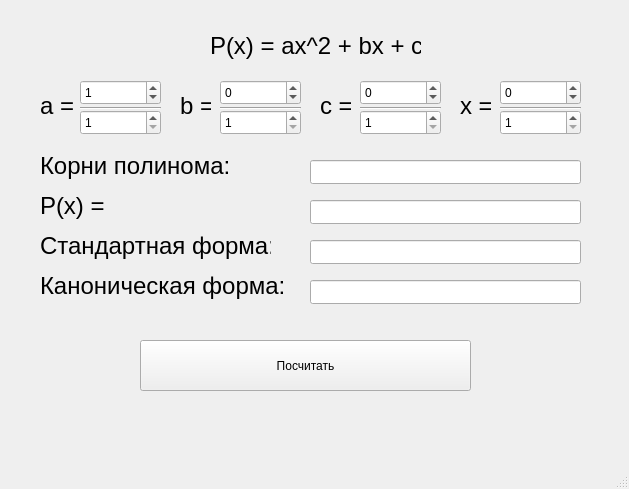
<?xml version="1.0" encoding="UTF-8"?>
<ui version="4.0">
 <class>Interface</class>
 <widget class="QMainWindow" name="Interface">
  <property name="geometry">
   <rect>
    <x>0</x>
    <y>0</y>
    <width>629</width>
    <height>489</height>
   </rect>
  </property>
  <property name="windowTitle">
   <string>Interface</string>
  </property>
  <widget class="QWidget" name="centralwidget">
   <widget class="QLabel" name="label">
    <property name="geometry">
     <rect>
      <x>210</x>
      <y>30</y>
      <width>211</width>
      <height>31</height>
     </rect>
    </property>
    <property name="font">
     <font>
      <pointsize>18</pointsize>
     </font>
    </property>
    <property name="text">
     <string>P(x) = ax^2 + bx + c</string>
    </property>
   </widget>
   <widget class="QLabel" name="label_2">
    <property name="geometry">
     <rect>
      <x>40</x>
      <y>90</y>
      <width>41</width>
      <height>31</height>
     </rect>
    </property>
    <property name="font">
     <font>
      <pointsize>18</pointsize>
     </font>
    </property>
    <property name="text">
     <string>a = </string>
    </property>
   </widget>
   <widget class="QLabel" name="label_5">
    <property name="geometry">
     <rect>
      <x>40</x>
      <y>150</y>
      <width>201</width>
      <height>31</height>
     </rect>
    </property>
    <property name="font">
     <font>
      <pointsize>18</pointsize>
     </font>
    </property>
    <property name="text">
     <string>Корни полинома:</string>
    </property>
   </widget>
   <widget class="QLabel" name="label_3">
    <property name="geometry">
     <rect>
      <x>180</x>
      <y>90</y>
      <width>31</width>
      <height>31</height>
     </rect>
    </property>
    <property name="font">
     <font>
      <pointsize>18</pointsize>
     </font>
    </property>
    <property name="text">
     <string>b = </string>
    </property>
   </widget>
   <widget class="QLabel" name="label_4">
    <property name="geometry">
     <rect>
      <x>320</x>
      <y>90</y>
      <width>31</width>
      <height>31</height>
     </rect>
    </property>
    <property name="font">
     <font>
      <pointsize>18</pointsize>
     </font>
    </property>
    <property name="text">
     <string>c = </string>
    </property>
   </widget>
   <widget class="QLabel" name="label_6">
    <property name="geometry">
     <rect>
      <x>460</x>
      <y>90</y>
      <width>31</width>
      <height>31</height>
     </rect>
    </property>
    <property name="font">
     <font>
      <pointsize>18</pointsize>
     </font>
    </property>
    <property name="text">
     <string>x = </string>
    </property>
   </widget>
   <widget class="QLabel" name="label_7">
    <property name="geometry">
     <rect>
      <x>40</x>
      <y>190</y>
      <width>201</width>
      <height>31</height>
     </rect>
    </property>
    <property name="font">
     <font>
      <pointsize>18</pointsize>
     </font>
    </property>
    <property name="text">
     <string>P(x) = </string>
    </property>
   </widget>
   <widget class="QLabel" name="label_8">
    <property name="geometry">
     <rect>
      <x>40</x>
      <y>230</y>
      <width>231</width>
      <height>31</height>
     </rect>
    </property>
    <property name="font">
     <font>
      <pointsize>18</pointsize>
     </font>
    </property>
    <property name="text">
     <string>Стандартная форма:</string>
    </property>
   </widget>
   <widget class="QLabel" name="label_9">
    <property name="geometry">
     <rect>
      <x>40</x>
      <y>270</y>
      <width>251</width>
      <height>31</height>
     </rect>
    </property>
    <property name="font">
     <font>
      <pointsize>18</pointsize>
     </font>
    </property>
    <property name="text">
     <string>Каноническая форма:</string>
    </property>
   </widget>
   <widget class="Line" name="line">
    <property name="geometry">
     <rect>
      <x>80</x>
      <y>100</y>
      <width>81</width>
      <height>16</height>
     </rect>
    </property>
    <property name="orientation">
     <enum>Qt::Horizontal</enum>
    </property>
   </widget>
   <widget class="QSpinBox" name="spinBox_a_t">
    <property name="geometry">
     <rect>
      <x>80</x>
      <y>80</y>
      <width>81</width>
      <height>25</height>
     </rect>
    </property>
    <property name="minimum">
     <number>-32768</number>
    </property>
    <property name="maximum">
     <number>32767</number>
    </property>
    <property name="value">
     <number>1</number>
    </property>
   </widget>
   <widget class="QSpinBox" name="spinBox_a_b">
    <property name="geometry">
     <rect>
      <x>80</x>
      <y>110</y>
      <width>81</width>
      <height>25</height>
     </rect>
    </property>
    <property name="minimum">
     <number>1</number>
    </property>
    <property name="maximum">
     <number>32767</number>
    </property>
    <property name="value">
     <number>1</number>
    </property>
   </widget>
   <widget class="QSpinBox" name="spinBox_b_b">
    <property name="geometry">
     <rect>
      <x>220</x>
      <y>110</y>
      <width>81</width>
      <height>25</height>
     </rect>
    </property>
    <property name="minimum">
     <number>1</number>
    </property>
    <property name="maximum">
     <number>32767</number>
    </property>
   </widget>
   <widget class="QSpinBox" name="spinBox_b_t">
    <property name="geometry">
     <rect>
      <x>220</x>
      <y>80</y>
      <width>81</width>
      <height>25</height>
     </rect>
    </property>
    <property name="minimum">
     <number>-32768</number>
    </property>
    <property name="maximum">
     <number>32767</number>
    </property>
    <property name="value">
     <number>0</number>
    </property>
   </widget>
   <widget class="Line" name="line_2">
    <property name="geometry">
     <rect>
      <x>220</x>
      <y>100</y>
      <width>81</width>
      <height>16</height>
     </rect>
    </property>
    <property name="orientation">
     <enum>Qt::Horizontal</enum>
    </property>
   </widget>
   <widget class="QSpinBox" name="spinBox_c_t">
    <property name="geometry">
     <rect>
      <x>360</x>
      <y>80</y>
      <width>81</width>
      <height>25</height>
     </rect>
    </property>
    <property name="minimum">
     <number>-32768</number>
    </property>
    <property name="maximum">
     <number>32767</number>
    </property>
    <property name="value">
     <number>0</number>
    </property>
   </widget>
   <widget class="QSpinBox" name="spinBox_c_b">
    <property name="geometry">
     <rect>
      <x>360</x>
      <y>110</y>
      <width>81</width>
      <height>25</height>
     </rect>
    </property>
    <property name="minimum">
     <number>1</number>
    </property>
    <property name="maximum">
     <number>32767</number>
    </property>
   </widget>
   <widget class="Line" name="line_3">
    <property name="geometry">
     <rect>
      <x>360</x>
      <y>100</y>
      <width>81</width>
      <height>16</height>
     </rect>
    </property>
    <property name="orientation">
     <enum>Qt::Horizontal</enum>
    </property>
   </widget>
   <widget class="QSpinBox" name="spinBox_x_t">
    <property name="geometry">
     <rect>
      <x>500</x>
      <y>80</y>
      <width>81</width>
      <height>25</height>
     </rect>
    </property>
    <property name="minimum">
     <number>-32768</number>
    </property>
    <property name="maximum">
     <number>32767</number>
    </property>
    <property name="value">
     <number>0</number>
    </property>
   </widget>
   <widget class="QSpinBox" name="spinBox_x_b">
    <property name="geometry">
     <rect>
      <x>500</x>
      <y>110</y>
      <width>81</width>
      <height>25</height>
     </rect>
    </property>
    <property name="minimum">
     <number>1</number>
    </property>
    <property name="maximum">
     <number>32767</number>
    </property>
   </widget>
   <widget class="Line" name="line_4">
    <property name="geometry">
     <rect>
      <x>500</x>
      <y>100</y>
      <width>81</width>
      <height>16</height>
     </rect>
    </property>
    <property name="orientation">
     <enum>Qt::Horizontal</enum>
    </property>
   </widget>
   <widget class="QLineEdit" name="lineEdit_roots">
    <property name="geometry">
     <rect>
      <x>310</x>
      <y>160</y>
      <width>271</width>
      <height>24</height>
     </rect>
    </property>
    <property name="readOnly">
     <bool>true</bool>
    </property>
   </widget>
   <widget class="QLineEdit" name="lineEdit_value">
    <property name="geometry">
     <rect>
      <x>310</x>
      <y>200</y>
      <width>271</width>
      <height>24</height>
     </rect>
    </property>
    <property name="readOnly">
     <bool>true</bool>
    </property>
   </widget>
   <widget class="QLineEdit" name="lineEdit_standart">
    <property name="geometry">
     <rect>
      <x>310</x>
      <y>240</y>
      <width>271</width>
      <height>24</height>
     </rect>
    </property>
    <property name="readOnly">
     <bool>true</bool>
    </property>
   </widget>
   <widget class="QLineEdit" name="lineEdit_canon">
    <property name="geometry">
     <rect>
      <x>310</x>
      <y>280</y>
      <width>271</width>
      <height>24</height>
     </rect>
    </property>
    <property name="readOnly">
     <bool>true</bool>
    </property>
   </widget>
   <widget class="QPushButton" name="pushButton_calc">
    <property name="geometry">
     <rect>
      <x>140</x>
      <y>340</y>
      <width>331</width>
      <height>51</height>
     </rect>
    </property>
    <property name="text">
     <string>Посчитать</string>
    </property>
   </widget>
  </widget>
  <widget class="QStatusBar" name="statusbar"/>
 </widget>
 <resources/>
 <connections/>
</ui>
